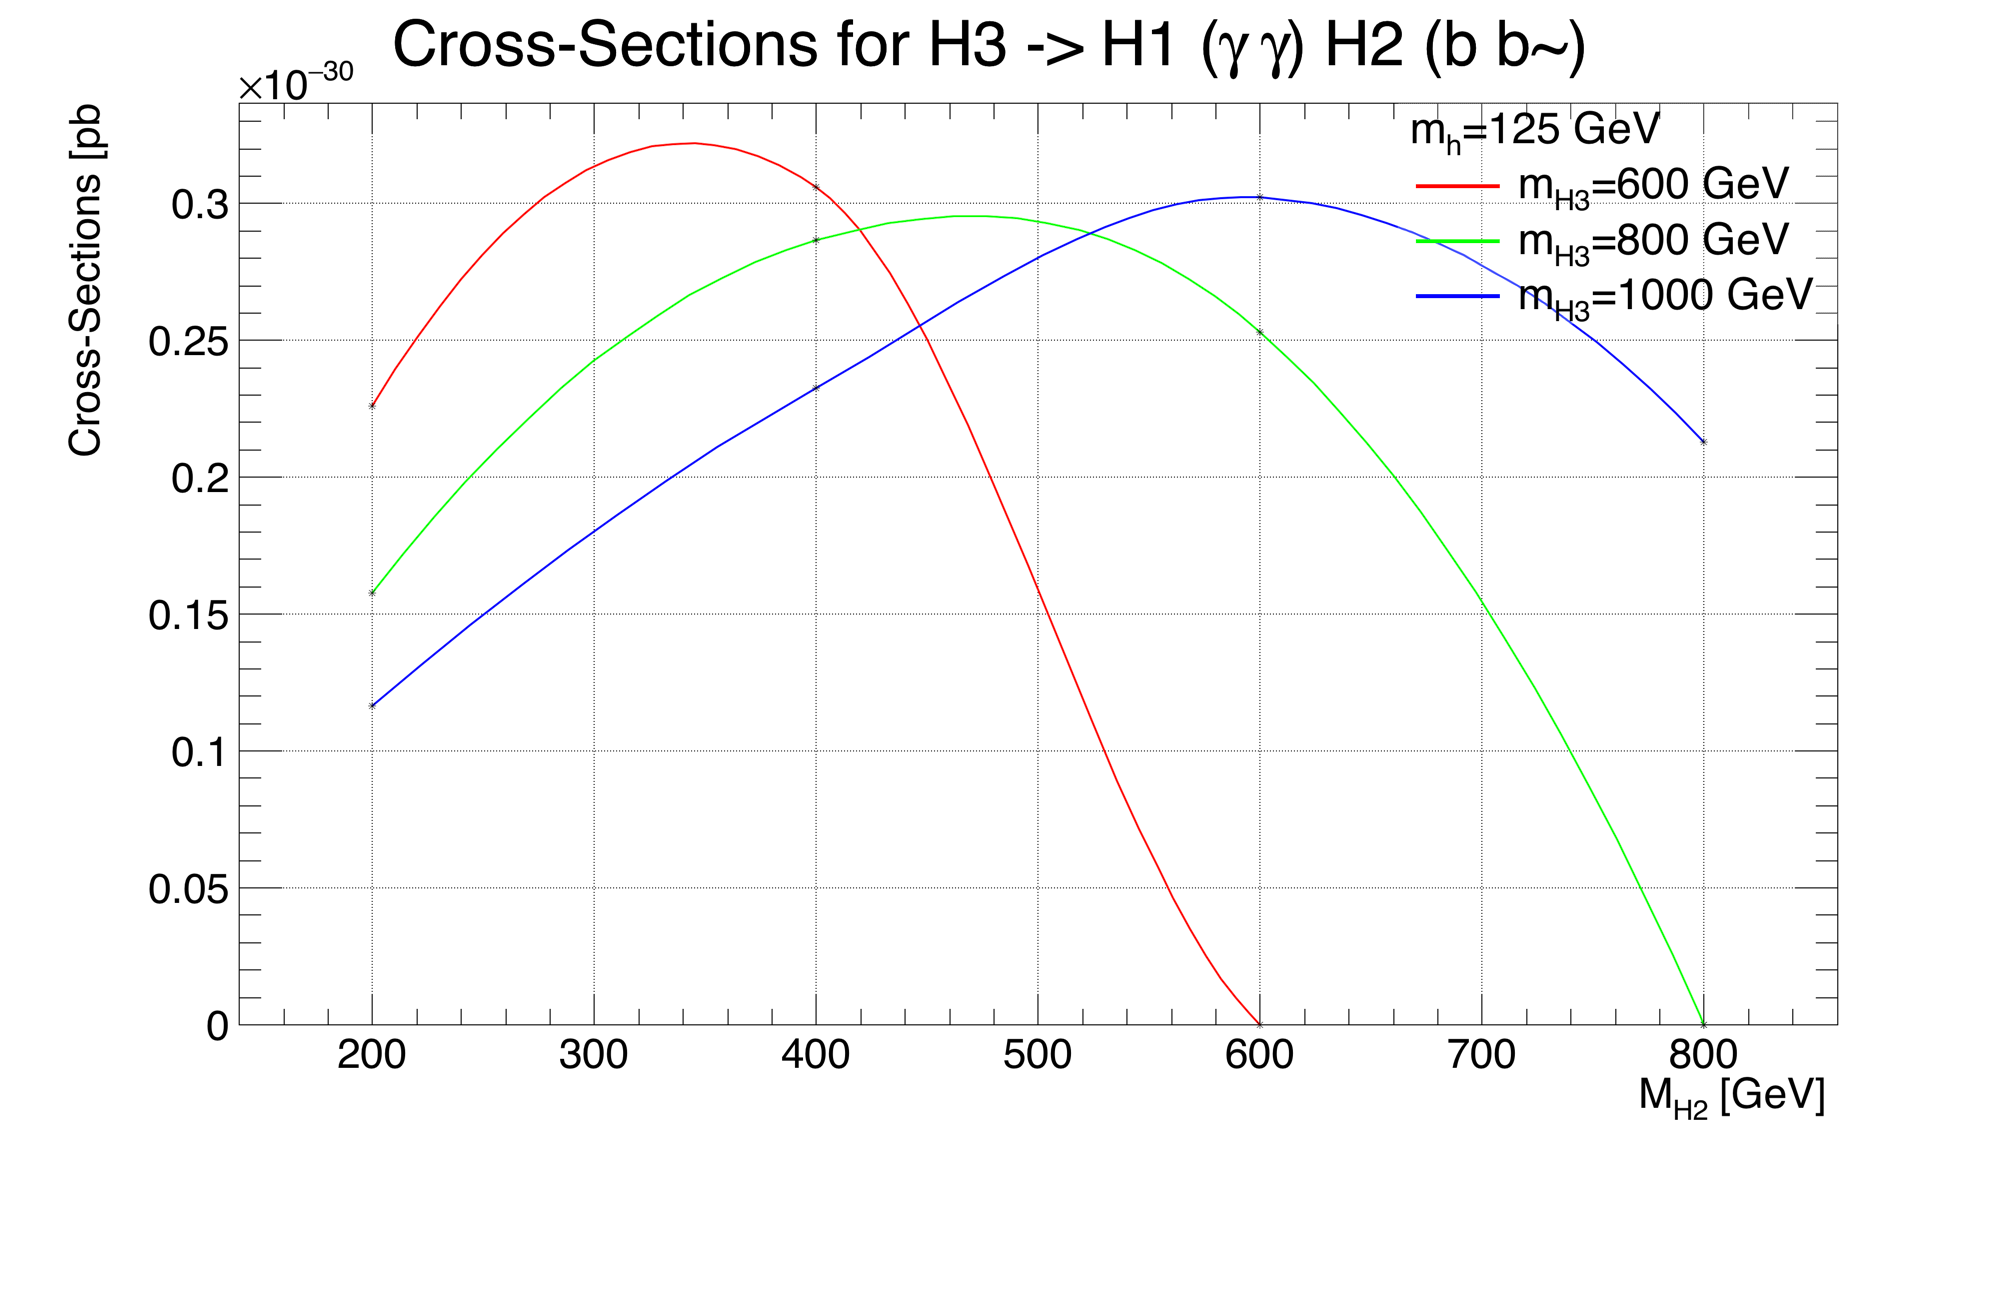

Write Python code to recreate this figure.
from ROOT import TCanvas,TGraphAsymmErrors, TMath, TH2D, TLorentzVector, gROOT, TNamed, TLegend, gStyle, TGraph
import ROOT as ROOT
import os
import sys, optparse
from array import array
import math

def SetCanvas():

    # CMS inputs
    # -------------
    H_ref = 1000;
    W_ref = 1000;
    W = W_ref
    H  = H_ref

    T = 0.08*H_ref
    B = 0.21*H_ref
    L = 0.12*W_ref
    R = 0.08*W_ref
    # --------------

    c1 = TCanvas("c2","c2",0,0,2000,1500)
    c1.SetFillColor(0)
    c1.SetBorderMode(0)
    c1.SetFrameFillStyle(0)
    c1.SetFrameBorderMode(0)
    c1.SetLeftMargin( L/W )
    c1.SetRightMargin( R/W )
    c1.SetTopMargin( T/H )
    c1.SetBottomMargin( B/H )
    c1.SetTickx(0)
    c1.SetTicky(0)
    c1.SetTickx(1)
    c1.SetTicky(1)
    c1.SetGridy(1)
    c1.SetGridx(1)
    c1.SetLogy(0)
    return c1

def CreateLegend(x1, y1, x2, y2, header):

    leg = ROOT.TLegend(x1, x2, y1, y2)
    leg.SetFillColor(0)
    leg.SetFillStyle(3002)
    leg.SetBorderSize(0)
    leg.SetHeader(header)
    return leg


def AddText(txt):
    texcms = ROOT.TLatex(-20.0, 50.0, txt)
    texcms.SetNDC()
    texcms.SetTextAlign(12)
    texcms.SetX(0.1)
    texcms.SetY(0.94)
    texcms.SetTextSize(0.02)
    texcms.SetTextSizePixels(22)
    return texcms

def AddTextCat(cat):
    texCat = ROOT.TLatex(-20.0, 50.0, cat)
    texCat.SetNDC()
    texCat.SetTextAlign(12)
    texCat.SetX(0.85)
    texCat.SetY(0.94)
    texCat.SetTextFont(40)
    texCat.SetTextSize(0.025)
    texCat.SetTextSizePixels(22)
    return texCat


leg_entry=['M_{A0}=300 GeV','M_{A0}=400 GeV','M_{A0}=500 GeV']
runs=["300","400","500"]
c =SetCanvas()
gStyle.SetPalette(1)
legend = CreateLegend(0.70, 0.94, 0.75, 0.92, "m_{h}=125 GeV")

dt =TGraph("H3_600GeV.dat")
dt.SetTitle("Cross-Sections for H3 -> H1 (#gamma #gamma) H2 (b b~) ; M_{H2} [GeV] ; Cross-Sections [pb")
dt.SetLineColor(2)
dt.SetLineWidth(4)
dt.Draw("ACP*")
legend.AddEntry(dt,'m_{H3}=600 GeV',"L")

dt1 =TGraph("H3_800GeV.dat")
dt1.SetTitle("Cross-Sections for H3 -> H1 (#gamma #gamma) H2 (b b~) ; M_{H2} [GeV] ; Cross-Sections [pb")
dt1.SetLineColor(3)
dt1.SetLineWidth(4)
dt1.Draw("CP*")
legend.AddEntry(dt1,'m_{H3}=800 GeV',"L")

dt2 =TGraph("H3_1000GeV.dat")
dt2.SetTitle("Cross-Sections for H3 -> H1 (#gamma #gamma) H2 (b b~) ; M_{H2} [GeV] ; Cross-Sections [pb")
dt2.SetLineColor(4)
dt2.SetLineWidth(4)
dt2.Draw("CP*")
legend.AddEntry(dt2,'m_{H3}=1000 GeV',"L")

legend.Draw("same")
# for i in range(len(runs)):
#     dt =TGraph("Graph_a0_"+runs[i]+".dat")
#     dt.SetTitle("Combined Cross-section for Zp->A0(bb~) h(#gamma#gamma); m_{zp}[GeV]; Cross-section[pb]")
#     if i==0:
#         dt.SetLineColor(i+1)
#         dt.SetLineWidth(3)
#         dt.Draw("AC*")
#
#     else:
#         dt.SetLineColor(i+1)
#         dt.SetLineWidth(3)
#         dt.Draw("CP*")

c.SaveAs("Combined_cross_section_2D.png")
c.SaveAs("Combined_cross_section_2D.root")
